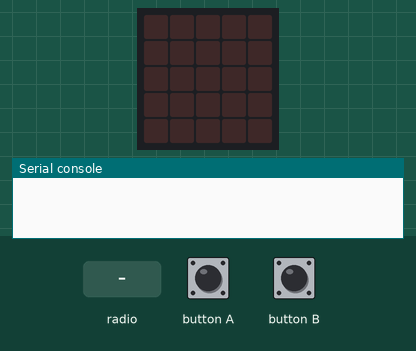
Simulated run of this program. Board: BBC micro:bit (MakeCode). On the bench: the board's 5×5 LED display, the last lines printed to the serial console. Inputs (shaded band) come from the test bench. No radio messages arrive unless stated (any console line starting 'radio sent:' is added by the test bench).

Above: at 1.2 s.
1.3 s: radio message "1" arrives
At 2.3 s:
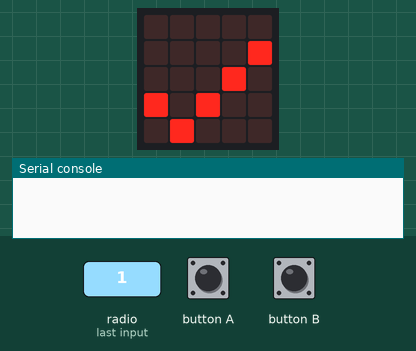
2.8 s: button A pressed for 0.15 s
At 4.1 s:
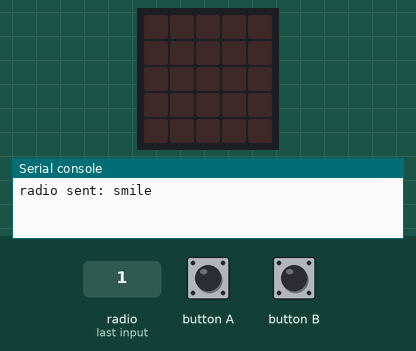
4.4 s: radio message "smile" arrives
At 4.7 s:
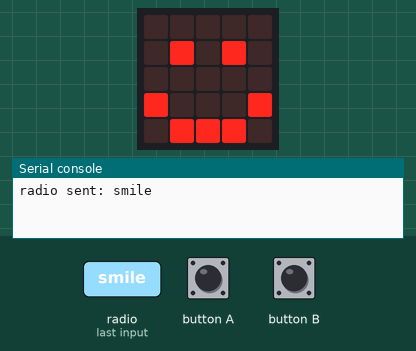
5.9 s: button B pressed for 0.15 s
At 6.5 s:
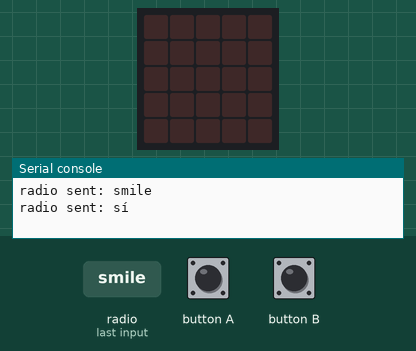
7.5 s: radio message "0" arrives
At 8.2 s:
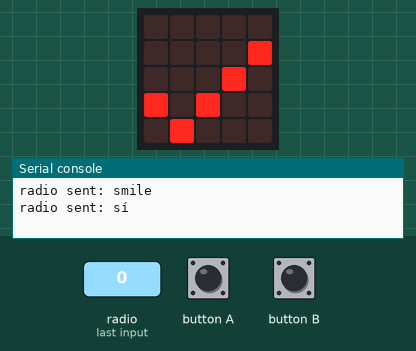
Timing chart, 0 to 10.0 s (numbered marks = the images above; inputs shaded):
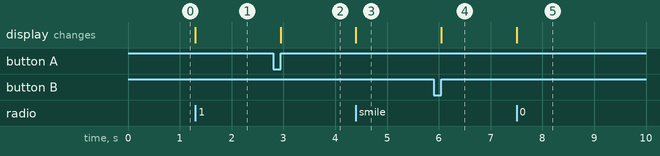

Measured:
- after the input at 1.3 s, the display: changes at once (image 1)
- after the input at 2.8 s, the display: changes after 0.15 s (image 2)
- after the input at 4.4 s, the display: changes at once (image 3)
- after the input at 5.9 s, the display: changes after 0.15 s (image 4)
- after the input at 7.5 s, the display: changes at once (image 5)

The program:

main.ts
```typescript
radio.onReceivedNumber(function (receivedNumber) {
    basic.showIcon(IconNames.Yes)
})
input.onButtonPressed(Button.A, function () {
    basic.clearScreen()
    radio.sendString("smile")
})
radio.onReceivedString(function (receivedString) {
    basic.showIcon(IconNames.Happy)
})
input.onButtonPressed(Button.B, function () {
    basic.clearScreen()
    radio.sendString("sí")
})
radio.setGroup(2)
```

test.ts
```typescript
// aquí va el archivo "tests"; esto no se compilará cuando este paquete se utilice como una extensión.
```
